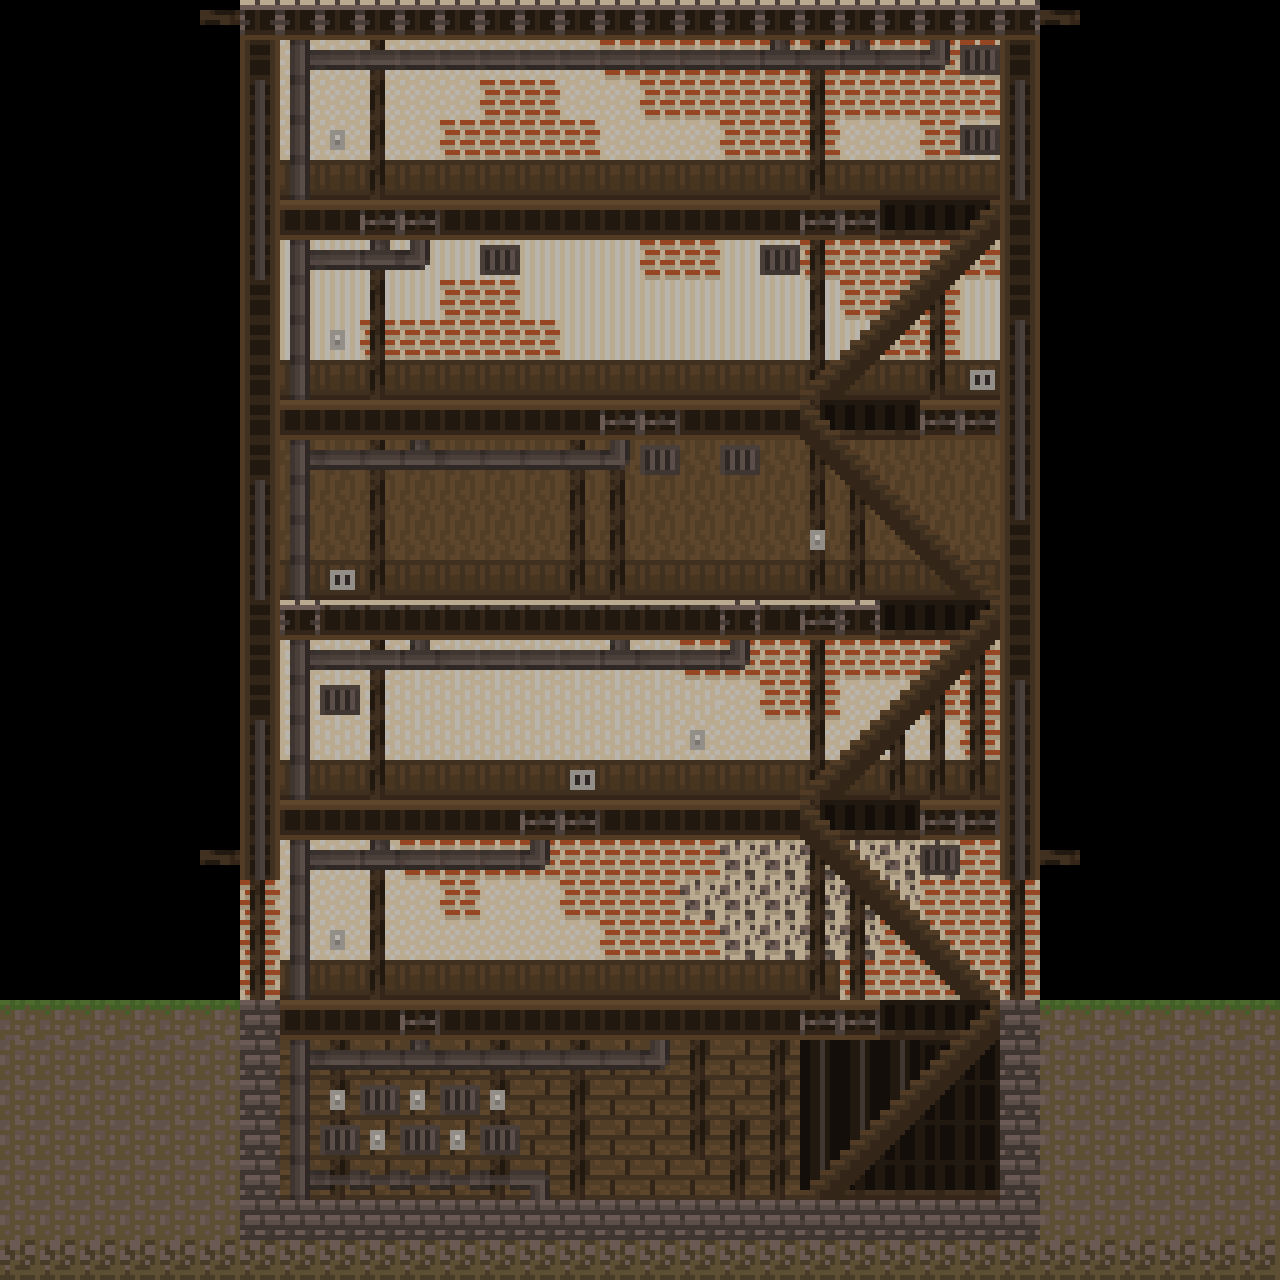

Tiled map render using the project's own tile images. Description and the map definition, with tile-layer contents summarised, below:
An orthogonal 32x32 tile map with 40x40 px tiles, 4 tile layers (walls, subDecals, decals, layer), 1 hidden layer not drawn and 1 object (door).

<map version="1.0" orientation="orthogonal" renderorder="left-up" width="32" height="32" tilewidth="40" tileheight="40" nextobjectid="12">
 <tileset firstgid="1" name="tilesetBig" tilewidth="40" tileheight="40">
  <image source="../assets/tilesetBig.png" width="640" height="640" />
 </tileset>
 <layer name="bg" width="32" height="32" visible="0">
  <data>[1024 cells, 1024 non-empty, 1 distinct tile ids]</data>
 </layer>
 <layer name="walls" width="32" height="32">
  <data>[1024 cells, 640 non-empty, 12 distinct tile ids]</data>
 </layer>
 <layer name="subDecals" width="32" height="32">
  <data>[1024 cells, 113 non-empty, 2 distinct tile ids]</data>
 </layer>
 <objectgroup name="objectsLayer">
  <object id="1" name="room1" type="door" x="680" y="890.667" width="89.3333" height="110">
   <properties>
    <property name="destX" value="90" />
    <property name="destY" value="750" />
    <property name="sprite" value="door" />
   </properties>
  </object>
 </objectgroup>
 <layer name="decals" width="32" height="32">
  <data>[1024 cells, 114 non-empty, 10 distinct tile ids]</data>
 </layer>
 <layer name="layer" width="32" height="32">
  <data>[1024 cells, 316 non-empty, 16 distinct tile ids]</data>
 </layer>
</map>